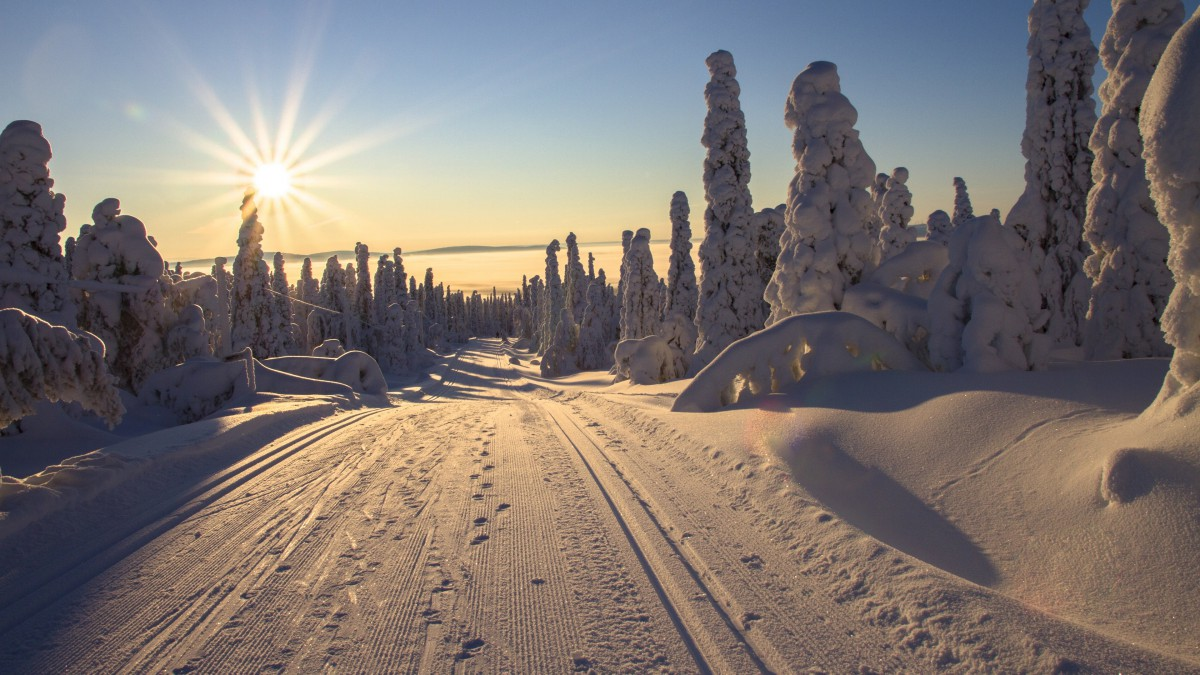
#> input picture 1.jpg, 1200 x 675 px, found by its file name
$ python '透射变换.py'
#> lines starting #> are read from the running program, lines starting #| are printed output that depends on the picture
import cv2 as cv
import matplotlib.pyplot as plt
import numpy as np

img = cv.imread("./1.jpg")
#> img is the input picture: shape (675, 1200, 3); mean B, G, R 112.8, 116.2, 125
rows, cols = img.shape[:2]
#> rows = 675; cols = 1200
pts1 = np.float32([[56,65],[368,52],[28,387],[389,390]])
pts2 = np.float32([[100,145],[300,100],[80,290],[310,300]])
M = cv.getPerspectiveTransform(pts1, pts2)
res = cv.warpPerspective(img, M, (cols,rows))
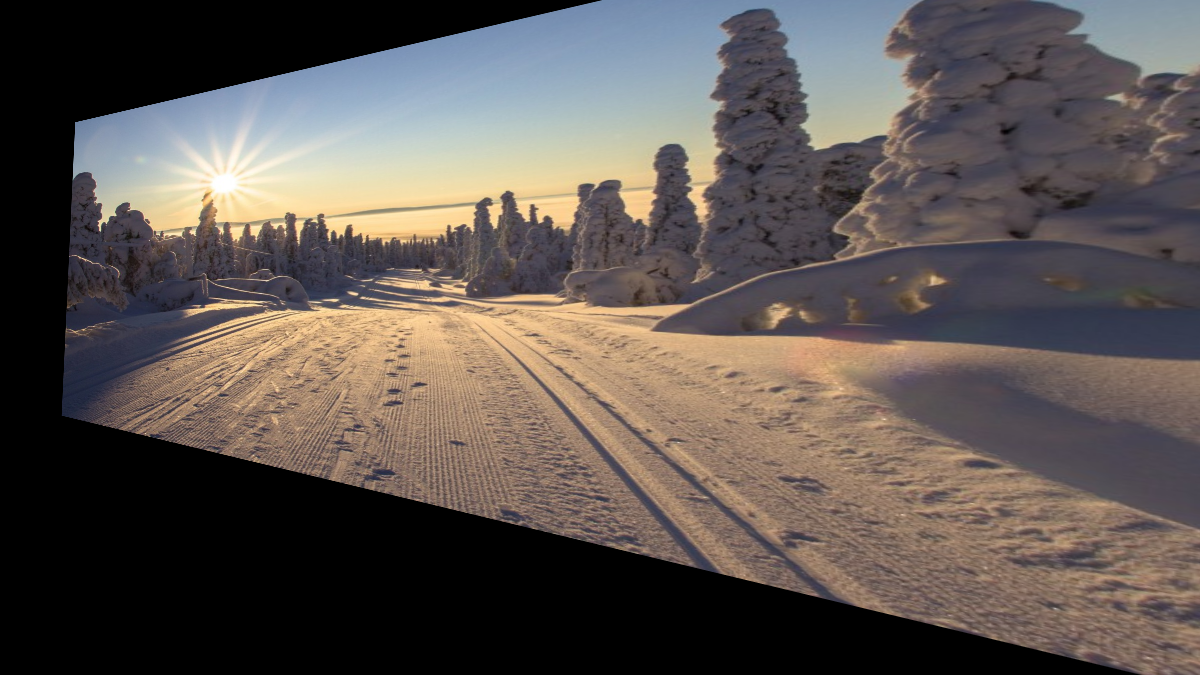
#> res: shape (675, 1200, 3); mean B, G, R 81.5, 85.4, 93.4
cv.imshow('1',res[:,:,::-1])
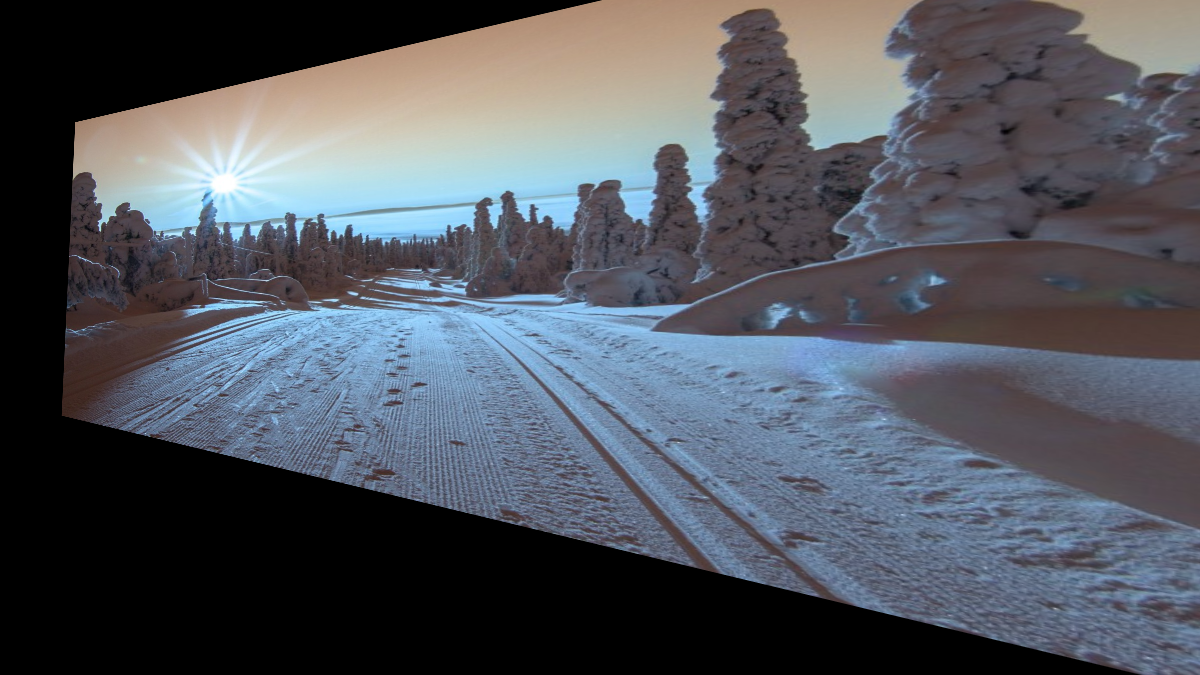
#> window '1': shape (675, 1200, 3); mean B, G, R 93.4, 85.4, 81.5
cv.waitKey(0)
cv.destroyAllWindows()

$ run again, with 2.jpg copied over 1.jpg
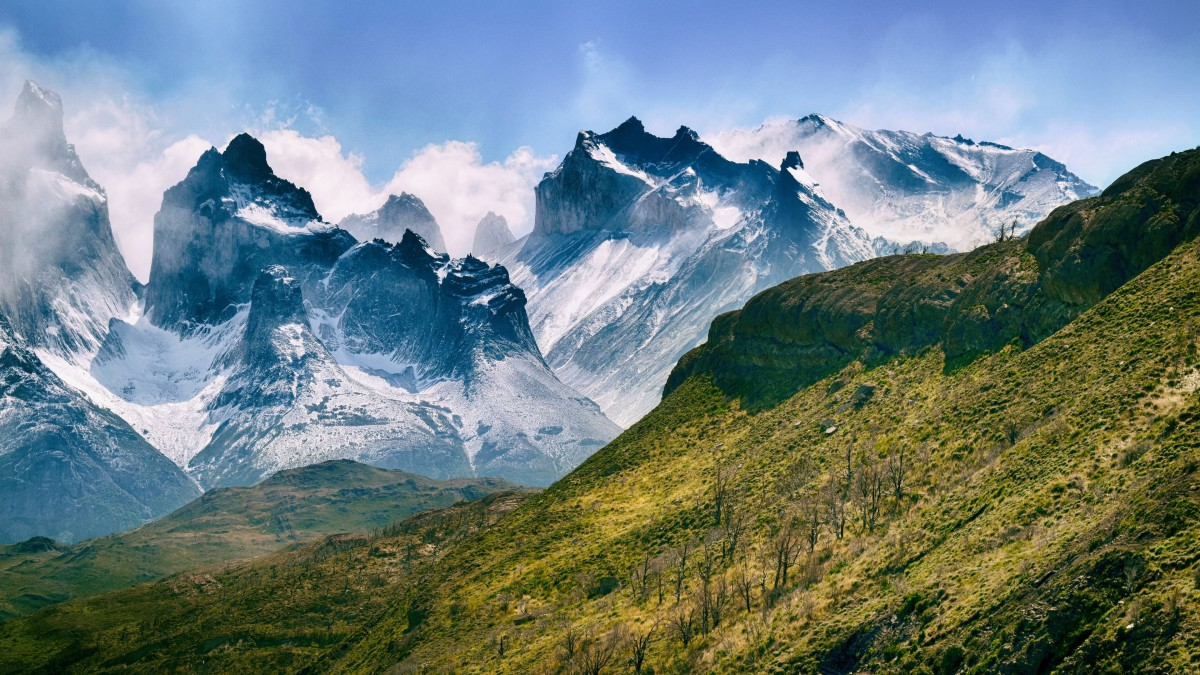
#> input picture 2.jpg, 1200 x 675 px, found by its file name
#> img is the input picture: shape (675, 1200, 3); mean B, G, R 126.3, 126.3, 108.7
#> `res = cv.warpPerspective(img, M, (cols,rows))`:
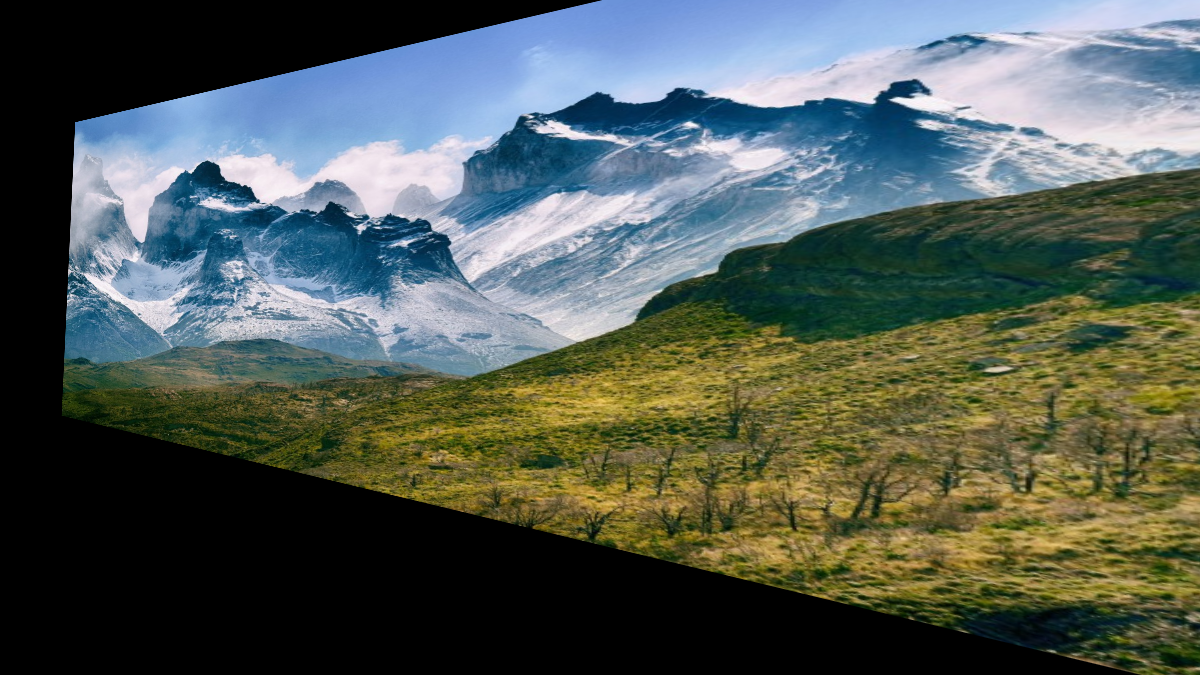
#> res: shape (675, 1200, 3); mean B, G, R 85.3, 91.2, 81.5
#> `cv.imshow('1',res[:,:,::-1])`:
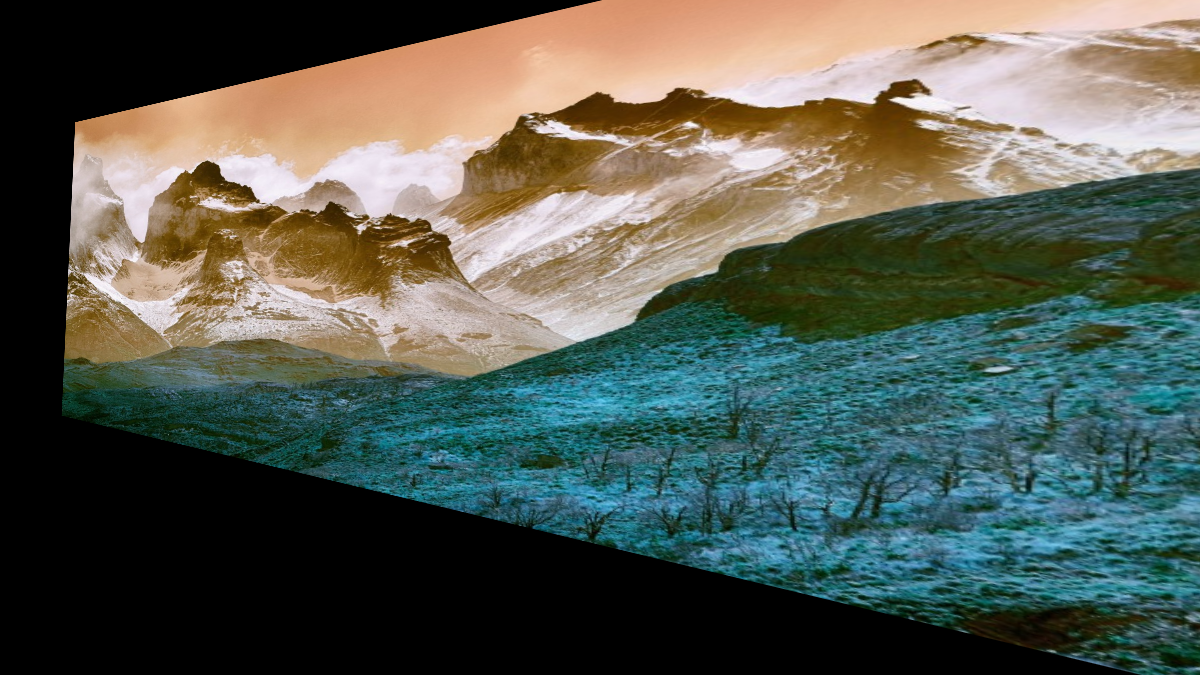
#> window '1': shape (675, 1200, 3); mean B, G, R 81.5, 91.2, 85.3
